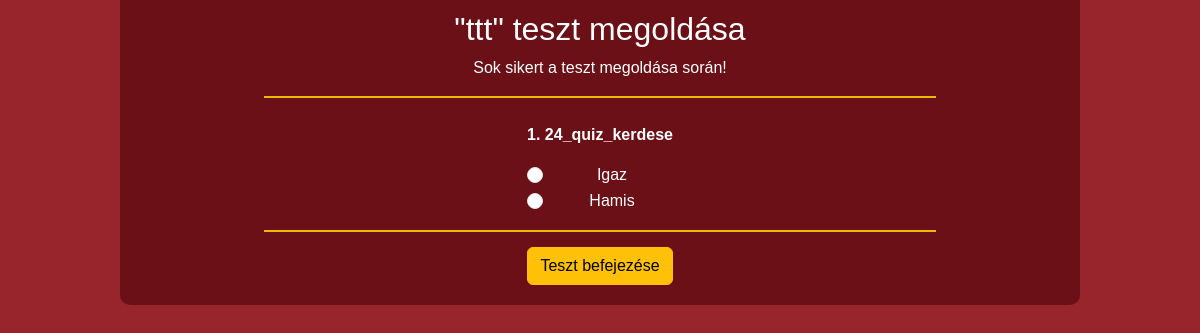
The app's page /test/run-test/24/, older data.
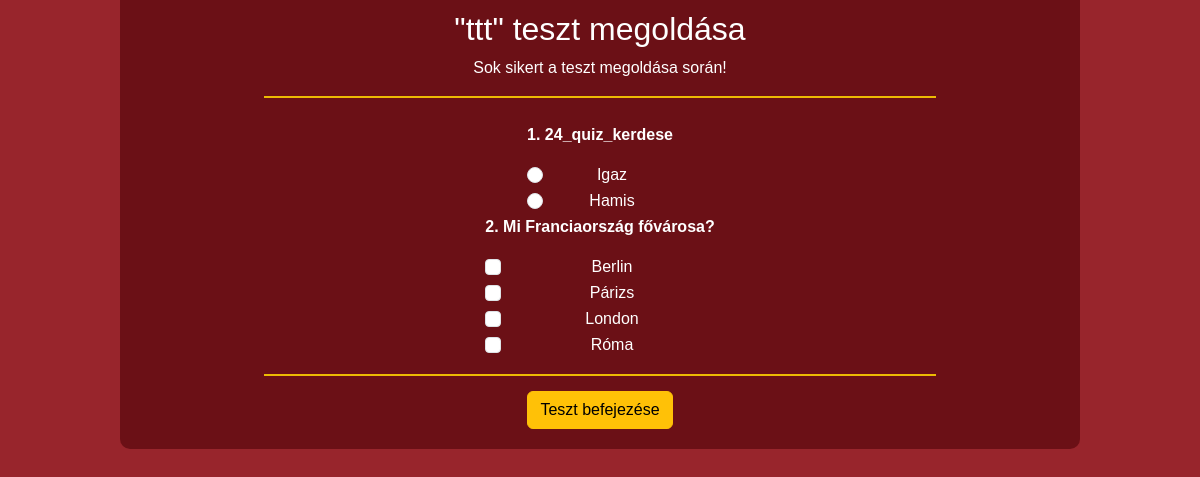
The same page, newer data.
### roman_map/models.py (models this page shows, shortened)
class Quiz(models.Model):
    id = models.BigAutoField(primary_key=True)
    title = models.CharField(max_length=255)
    description = models.TextField()
    created_date = models.DateTimeField(auto_now_add=True)
    created_by = models.ForeignKey(CustomUser, on_delete=models.CASCADE, related_name='created_quizzes', null=True, blank=True)

class Question(models.Model):
    id = models.BigAutoField(primary_key=True)
    QUESTION_TYPES = [
        ('mc', 'Több válasz'),
        ('tf', 'Igaz/Hamis')
    ]
    def validate_positiv_number(value):
        if value < 0:
            raise ValidationError(
                ('%(value)s kisebb min 0.'),
                params={'value': value},
            )
    quiz = models.ForeignKey(Quiz, on_delete=models.SET_NULL, related_name='questions', null=True, blank=True)
    text = models.CharField(max_length=255, blank=False)
    question_type = models.CharField(max_length=2, choices=QUESTION_TYPES)
    points = models.PositiveIntegerField(default=0, validators=[validate_positiv_number])

class Answer(models.Model):
    id = models.BigAutoField(primary_key=True)
    question = models.ForeignKey(Question, on_delete=models.CASCADE, related_name='answers')
    text = models.CharField(max_length=255, blank=True)
    is_correct = models.BooleanField(default=False)

### roman_map/views.py (the view, shortened to what this page needs)
# urls.py: path('test/run-test/<int:quiz_id>/', view=views.teszt_inditasa, name='teszt_inditasa'),
def teszt_inditasa(request, quiz_id):
    try:
        quiz = Quiz.objects.get(id = quiz_id)
        if not quiz:
            db_logger.error("Hiba. Az indítani kívánt teszt nem található.")
            messages.error(request, "Hiba. Az indítani kívánt teszt nem található.")
        total_points = quiz.questions.aggregate(Sum('points'))['points__sum'] or 0
        questions = list(quiz.questions.all())
        random.shuffle(questions)
        return render(request, 'quiz/run_test.html', {'quiz': quiz, 'questions': questions})
    except Exception as e:
        db_logger.error("Hiba: "+str(e))
        messages.error(request, "Hiba teszt során")
        return redirect('teszt')

### roman_map/templates/quiz/run_test.html (shortened to what this page needs)
{% extends "quiz/test.html" %}
{% block content %}
    <div class="content">
        <h2>"{{ quiz.title }}" teszt megoldása</h2>
        <p>Sok sikert a teszt megoldása során!</p>
        <div class="disz-csik"></div>
        <form method="post">
            {% for question in questions %}
                <div class="question-item">
                    <p><strong>{{ forloop.counter }}. {{ question.text }}</strong></p>
                    <div class="question-item-inputs">
                        {% if question.question_type == 'tf' %}
                            <div class="form-check">
                                <input type="radio" name="question_{{ question.id }}" value="true" class="form-check-input" id="question_{{ question.id }}">
                                <label for="question_{{ question.id }}">Igaz</label>
                            </div>
                            <div class="form-check">
                                <input type="radio" name="question_{{ question.id }}" value="false" class="form-check-input" id="question_{{ question.id }}">
                                <label for="question_{{ question.id }}">Hamis</label>
                            </div>
                        {% else %}
                            {% for answer in question.answers.all %}
                                <div class="form-check">
                                    <input type="checkbox" name="question_{{ question.id }}" value="{{ answer.id }}" class="form-check-input" id="question_{{ question.id }}">
                                    <label for="question_{{ question.id }}">{{ answer.text }}</label>
                                </div>
                            {% endfor %}
                        {% endif %}
                    </div>
                </div>
            {% endfor %}
            <div class="disz-csik"></div>
            <button type="submit" class="btn btn-warning">Teszt befejezése</button>
        </form>
    </div>
{% endblock content %}

### roman_map/templates/quiz/test.html (shortened to what this page needs)
{% load static %}
<!DOCTYPE html>
<html lang="en">
<head>
    <link rel="stylesheet" href="{% static 'styles/tests.css' %}">
    <link href="https://cdn.jsdelivr.net/npm/bootstrap@5.3.3/dist/css/bootstrap.min.css" rel="stylesheet">
</head>
<body class= "tests-background">
    {% include "pages/messages.html" %}
        {% block content %}{% endblock content %}
</body>
</html>

### roman_map/templates/pages/messages.html (shortened to what this page needs)
{% load bootstrap5 %}
{% bootstrap_css %}

### roman_map/static/styles/tests.css (style rules this page uses)
.disz-csik { width: 70%; height: 2px; background-color: #ecba04; margin-top: 15px; margin-bottom: 15px; margin-left: auto; margin-right: auto; }
.content form { padding-top: 10px; padding-bottom: 10px; display: flex; flex-direction: column; align-items: center; color: white; }
.content { width: 80%; margin: auto; background-color: #6B1016; border-radius: 0 0 10px 10px; padding-bottom: 10px; padding-top: 10px; color: white; }
.tests-background { font-family: Arial, sans-serif; text-align: center; background-color: #98252c; }

Row changes from the older to the newer data that the page shows:
added Question: text "Mi Franciaország fővárosa?"
added Answer: text "Berlin"
added Answer: text "Párizs"
added Answer: text "London"
added Answer: text "Róma"
